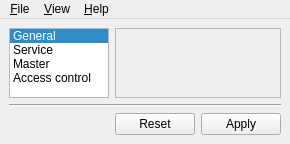
<?xml version="1.0" encoding="UTF-8"?>
<ui version="4.0">
 <class>MainWindow</class>
 <widget class="QMainWindow" name="MainWindow">
  <property name="windowTitle">
   <string>AruniControl Configurator</string>
  </property>
  <property name="windowIcon">
   <iconset resource="../resources/configurator.qrc">
    <normaloff>:/configurator/veyon-configurator.png</normaloff>:/configurator/veyon-configurator.png</iconset>
  </property>
  <widget class="QWidget" name="centralwidget">
   <layout class="QGridLayout" name="gridLayout" columnstretch="0,1">
    <item row="0" column="0">
     <widget class="QListWidget" name="pageSelector">
      <property name="verticalScrollBarPolicy">
       <enum>Qt::ScrollBarAsNeeded</enum>
      </property>
      <property name="horizontalScrollBarPolicy">
       <enum>Qt::ScrollBarAlwaysOff</enum>
      </property>
      <property name="sizeAdjustPolicy">
       <enum>QAbstractScrollArea::AdjustToContents</enum>
      </property>
      <property name="iconSize">
       <size>
        <width>48</width>
        <height>48</height>
       </size>
      </property>
      <property name="textElideMode">
       <enum>Qt::ElideNone</enum>
      </property>
      <property name="spacing">
       <number>4</number>
      </property>
      <property name="viewMode">
       <enum>QListView::ListMode</enum>
      </property>
      <property name="uniformItemSizes">
       <bool>true</bool>
      </property>
      <property name="currentRow">
       <number>0</number>
      </property>
      <item>
       <property name="text">
        <string>General</string>
       </property>
       <property name="icon">
        <iconset resource="../resources/configurator.qrc">
         <normaloff>:/configurator/configure-shortcuts.png</normaloff>:/configurator/configure-shortcuts.png</iconset>
       </property>
       <property name="flags">
        <set>ItemIsSelectable|ItemIsUserCheckable|ItemIsEnabled</set>
       </property>
      </item>
      <item>
       <property name="text">
        <string>Service</string>
       </property>
       <property name="icon">
        <iconset resource="../resources/configurator.qrc">
         <normaloff>:/configurator/application-x-sharedlib.png</normaloff>:/configurator/application-x-sharedlib.png</iconset>
       </property>
       <property name="flags">
        <set>ItemIsSelectable|ItemIsUserCheckable|ItemIsEnabled</set>
       </property>
      </item>
      <item>
       <property name="text">
        <string>Master</string>
       </property>
       <property name="icon">
        <iconset resource="../resources/configurator.qrc">
         <normaloff>:/configurator/application-x-ms-dos-executable.png</normaloff>:/configurator/application-x-ms-dos-executable.png</iconset>
       </property>
       <property name="flags">
        <set>ItemIsSelectable|ItemIsUserCheckable|ItemIsEnabled</set>
       </property>
      </item>
      <item>
       <property name="text">
        <string>Access control</string>
       </property>
       <property name="icon">
        <iconset resource="../resources/configurator.qrc">
         <normaloff>:/configurator/network-vpn.png</normaloff>:/configurator/network-vpn.png</iconset>
       </property>
       <property name="flags">
        <set>ItemIsSelectable|ItemIsUserCheckable|ItemIsEnabled</set>
       </property>
      </item>
     </widget>
    </item>
    <item row="0" column="1">
     <widget class="QScrollArea" name="scrollArea">
      <property name="horizontalScrollBarPolicy">
       <enum>Qt::ScrollBarAlwaysOff</enum>
      </property>
      <property name="widgetResizable">
       <bool>true</bool>
      </property>
      <widget class="QWidget" name="scrollAreaWidgetContents">
       <layout class="QVBoxLayout" name="verticalLayout">
        <property name="leftMargin">
         <number>0</number>
        </property>
        <property name="topMargin">
         <number>10</number>
        </property>
        <property name="rightMargin">
         <number>0</number>
        </property>
        <property name="bottomMargin">
         <number>10</number>
        </property>
        <item>
         <widget class="QStackedWidget" name="configPages">
          <property name="currentIndex">
           <number>0</number>
          </property>
          <widget class="GeneralConfigurationPage" name="generalConfigurationPage"/>
          <widget class="ServiceConfigurationPage" name="serviceConfigurationPage"/>
          <widget class="MasterConfigurationPage" name="masterConfigurationPage"/>
          <widget class="AccessControlPage" name="accessControlPage"/>
         </widget>
        </item>
       </layout>
      </widget>
     </widget>
    </item>
    <item row="1" column="0" colspan="2">
     <widget class="Line" name="line">
      <property name="orientation">
       <enum>Qt::Horizontal</enum>
      </property>
     </widget>
    </item>
    <item row="2" column="1">
     <widget class="QDialogButtonBox" name="buttonBox">
      <property name="standardButtons">
       <set>QDialogButtonBox::Apply|QDialogButtonBox::Reset</set>
      </property>
      <property name="centerButtons">
       <bool>true</bool>
      </property>
     </widget>
    </item>
   </layout>
  </widget>
  <widget class="QMenuBar" name="menubar">
   <widget class="QMenu" name="menu_File">
    <property name="title">
     <string>&amp;File</string>
    </property>
    <addaction name="actionLoadSettings"/>
    <addaction name="actionSaveSettings"/>
    <addaction name="separator"/>
    <addaction name="actionResetConfiguration"/>
    <addaction name="separator"/>
    <addaction name="actionQuit"/>
   </widget>
   <widget class="QMenu" name="menu_Help">
    <property name="title">
     <string>&amp;Help</string>
    </property>
    <addaction name="actionAboutVeyon"/>
    <addaction name="actionAboutQt"/>
   </widget>
   <widget class="QMenu" name="menu_View">
    <property name="title">
     <string>&amp;View</string>
    </property>
    <addaction name="viewModeStandard"/>
    <addaction name="viewModeAdvanced"/>
   </widget>
   <addaction name="menu_File"/>
   <addaction name="menu_View"/>
   <addaction name="menu_Help"/>
  </widget>
  <action name="actionQuit">
   <property name="text">
    <string>&amp;Quit</string>
   </property>
   <property name="shortcut">
    <string>Ctrl+Q</string>
   </property>
  </action>
  <action name="actionSaveSettings">
   <property name="icon">
    <iconset resource="../../core/resources/core.qrc">
     <normaloff>:/core/document-save.png</normaloff>:/core/document-save.png</iconset>
   </property>
   <property name="text">
    <string>&amp;Save settings to file</string>
   </property>
   <property name="toolTip">
    <string>Save settings to file</string>
   </property>
   <property name="shortcut">
    <string>Ctrl+S</string>
   </property>
  </action>
  <action name="actionLoadSettings">
   <property name="icon">
    <iconset resource="../../core/resources/core.qrc">
     <normaloff>:/core/document-open.png</normaloff>:/core/document-open.png</iconset>
   </property>
   <property name="text">
    <string>L&amp;oad settings from file</string>
   </property>
   <property name="shortcut">
    <string>Ctrl+O</string>
   </property>
  </action>
  <action name="actionAboutVeyon">
   <property name="icon">
    <iconset resource="../../core/resources/core.qrc">
     <normaloff>:/core/help-about.png</normaloff>:/core/help-about.png</iconset>
   </property>
   <property name="text">
    <string>About AruniControl</string>
   </property>
  </action>
  <action name="actionAboutQt">
   <property name="text">
    <string>About Qt</string>
   </property>
  </action>
  <action name="actionResetConfiguration">
   <property name="icon">
    <iconset resource="../../core/resources/core.qrc">
     <normaloff>:/core/edit-delete.png</normaloff>:/core/edit-delete.png</iconset>
   </property>
   <property name="text">
    <string>Reset configuration</string>
   </property>
  </action>
  <action name="viewModeStandard">
   <property name="checkable">
    <bool>true</bool>
   </property>
   <property name="text">
    <string>&amp;Standard</string>
   </property>
  </action>
  <action name="viewModeAdvanced">
   <property name="checkable">
    <bool>true</bool>
   </property>
   <property name="text">
    <string>&amp;Advanced</string>
   </property>
  </action>
 </widget>
 <customwidgets>
  <customwidget>
   <class>AccessControlPage</class>
   <extends>QWidget</extends>
   <header>AccessControlPage.h</header>
   <container>1</container>
  </customwidget>
  <customwidget>
   <class>GeneralConfigurationPage</class>
   <extends>QWidget</extends>
   <header>GeneralConfigurationPage.h</header>
   <container>1</container>
  </customwidget>
  <customwidget>
   <class>MasterConfigurationPage</class>
   <extends>QWidget</extends>
   <header>MasterConfigurationPage.h</header>
   <container>1</container>
  </customwidget>
  <customwidget>
   <class>ServiceConfigurationPage</class>
   <extends>QWidget</extends>
   <header>ServiceConfigurationPage.h</header>
   <container>1</container>
  </customwidget>
 </customwidgets>
 <resources>
  <include location="../../core/resources/core.qrc"/>
  <include location="../resources/configurator.qrc"/>
 </resources>
 <connections>
  <connection>
   <sender>pageSelector</sender>
   <signal>currentRowChanged(int)</signal>
   <receiver>configPages</receiver>
   <slot>setCurrentIndex(int)</slot>
   <hints>
    <hint type="sourcelabel">
     <x>108</x>
     <y>301</y>
    </hint>
    <hint type="destinationlabel">
     <x>502</x>
     <y>301</y>
    </hint>
   </hints>
  </connection>
  <connection>
   <sender>actionAboutVeyon</sender>
   <signal>triggered()</signal>
   <receiver>MainWindow</receiver>
   <slot>aboutVeyon()</slot>
   <hints>
    <hint type="sourcelabel">
     <x>-1</x>
     <y>-1</y>
    </hint>
    <hint type="destinationlabel">
     <x>357</x>
     <y>282</y>
    </hint>
   </hints>
  </connection>
  <connection>
   <sender>actionQuit</sender>
   <signal>triggered()</signal>
   <receiver>MainWindow</receiver>
   <slot>close()</slot>
   <hints>
    <hint type="sourcelabel">
     <x>-1</x>
     <y>-1</y>
    </hint>
    <hint type="destinationlabel">
     <x>357</x>
     <y>282</y>
    </hint>
   </hints>
  </connection>
  <connection>
   <sender>actionResetConfiguration</sender>
   <signal>triggered()</signal>
   <receiver>MainWindow</receiver>
   <slot>resetConfiguration()</slot>
   <hints>
    <hint type="sourcelabel">
     <x>-1</x>
     <y>-1</y>
    </hint>
    <hint type="destinationlabel">
     <x>680</x>
     <y>426</y>
    </hint>
   </hints>
  </connection>
 </connections>
 <slots>
  <slot>aboutVeyon()</slot>
  <slot>resetConfiguration()</slot>
 </slots>
</ui>
